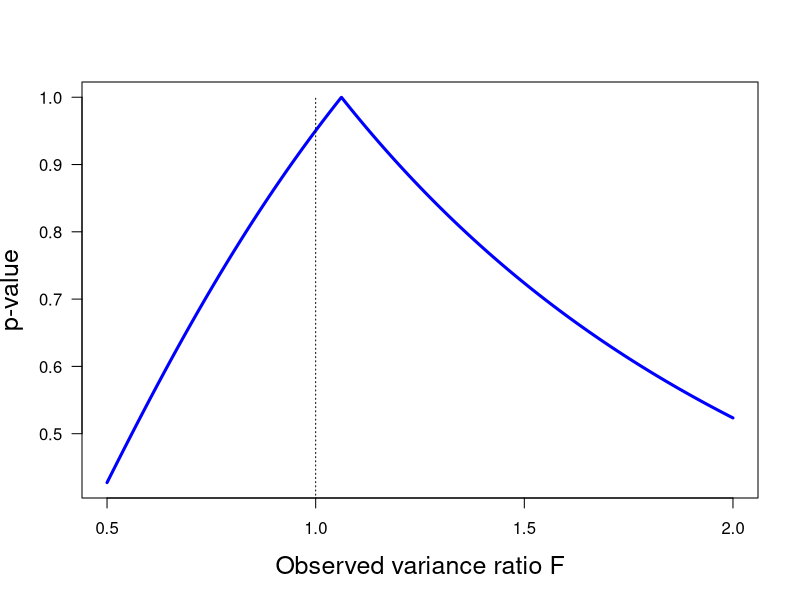

Here is the R script that generated this plot:
print('file: VarianceRatioTestpOverF.R')
# variance ratio test: p .ne. 1 at R = 1 
Fa = seq(0.5,2,0.001); L = length(Fa)
nu1 = 6; nu2 = 4  # fictive degrees of freedom; must be different from each other
pa = numeric(L)
for(k in 1:L) {p = pf(Fa[k],df1=nu1,df2=nu2); pa[k] = 2*min(p,1-p)}
xp = c(1,1); yp = c(0,1)
# png('varratiopmax170708.png',width=16,height=12,units='cm',res=300)
plot(Fa,pa,type='l',lwd=3,col='blue',xlab='Observed variance ratio F',
     ylab='p-value',las=1,cex.lab=1.5)
lines(xp,yp,col='black',lty=3)
# dev.off()
